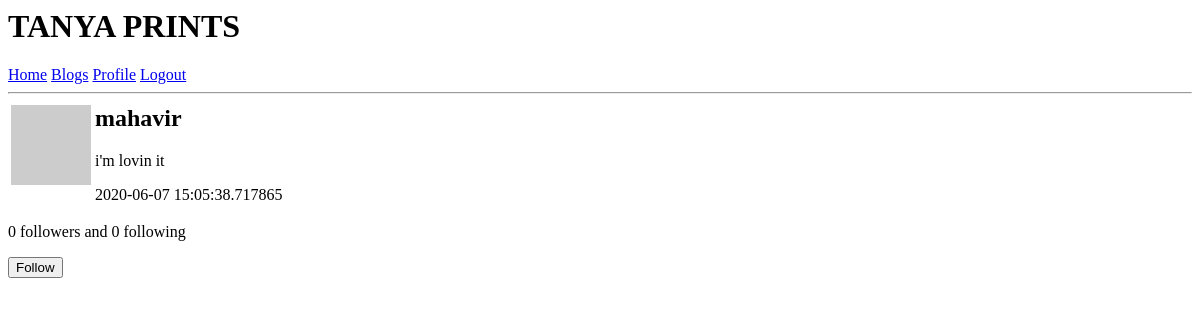
Before: /user/mahavir (signed in) with the older database file.
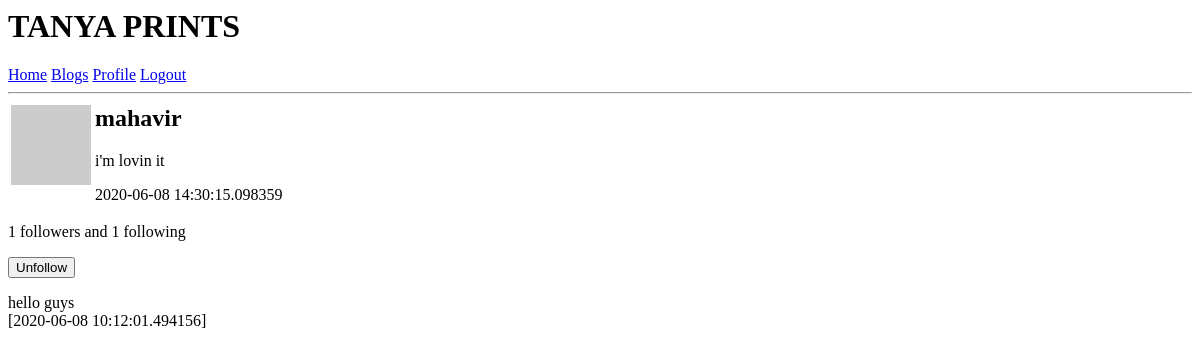
After: the same page with the newer database file.
### app/models.py (models this page shows, shortened)
class User(UserMixin, db.Model):
	id = db.Column(db.Integer, primary_key = True)
	username = db.Column(db.String(32), index = True, unique = True)
	email = db.Column(db.String(64), unique=True)
	password_hash = db.Column(db.String(128))
	about_me = db.Column(db.String(256))
	last_seen = db.Column(db.DateTime, default=datetime.utcnow)
	blogs = db.relationship('Blog', backref='author', lazy='dynamic')
	followed = db.relationship(
				'User', secondary=followers,
				 primaryjoin=(followers.c.follower_id == id),
				 secondaryjoin=(followers.c.followed_id == id),
				 backref=db.backref('followers', lazy='dynamic'),
				 lazy='dynamic')
	def avatar(self, size):
		digest = md5(self.email.lower().encode('utf-8')).hexdigest()
		return 'https://www.gravatar.com/avatar/{}?d=identicon&s={}'.format(digest, size)
	def is_following(self,user):
		return self.followed.filter(followers.c.followed_id == user.id).count()>0

class Blog(db.Model):
	id = db.Column(db.Integer, primary_key = True)
	title = db.Column(db.String(128), unique=True)
	time_stamp = db.Column(db.DateTime, index=True, default=datetime.utcnow)
	body = db.Column(db.String(512))
	user_id = db.Column(db.Integer, db.ForeignKey('user.id'))

### app/routes.py (the view)
@app.route('/user/<username>')
@login_required
def user(username):
		user = User.query.filter_by(username=username).first_or_404()
		posts = user.blogs.order_by(Blog.time_stamp.desc()).all()
		form = FollowForm()
		return render_template('user.html', posts=posts, user=user, form=form)

### app/forms.py
class FollowForm(FlaskForm):
	submit = SubmitField('Submit')

### app/models.py (called while the page is built)
@login.user_loader
def load_user(id):
	return User.query.get(int(id))

### app/routes.py (called while the page is built)
@app.before_request
def before_request():
	if current_user.is_authenticated:
		current_user.last_seen = datetime.utcnow()
		db.session.commit()

### app/templates/user.html (shortened to what this page needs)
{% extends "base.html" %}
{%block content%}
	<table>
		<tr valign='top'>
			<td><img src = {{ user.avatar(50) }}></td>
			<td><h2>{{user.username}}</h2>
			{% if user.about_me %}<p>{{user.about_me}}</p>{% endif %}
			{% if user.last_seen %}<p>{{user.last_seen}}</p>{% endif %}
			</td>
		</tr>
	</table>
	<p>{{user.followers.count()}} followers and {{user.followed.count()}} following </p>
	{%if user==current_user %}
	<p><a href="{{url_for('edit_profile')}}">Edit your Profile</a></p>
	{%elif not current_user.is_following(user)%}
	<p>
		<form action="{{url_for('follow', username=user.username)}}", method='post'>
			{{form.submit(value='Follow')}}
		</form>
	</p>
	{%else%}
	<p>
		<form action="url_for('unfollow', username=user.username)", method='post'>
			{{form.submit(value='Unfollow')}}
		</form>
	</p>
	{%endif%}
	{% for post in posts %}
		<p>{{post.body}}<br>
			[{{post.time_stamp}}]
		</p>
	{% endfor %}
{%endblock%}

### app/templates/base.html (shortened to what this page needs)
<html>
    <head>
    </head>
    <body>
		<h1>TANYA PRINTS</h1>
        <div>
		<a href="{{ url_for('index') }}">Home</a>
		<a href="{{ url_for('blogs')}}">Blogs</a>
		{% if current_user.is_anonymous %}
		<a href="{{ url_for('login') }}">Sign In</a>
		<a href="{{ url_for('register') }}">Register</a>
		{%else%}
		<a href="{{ url_for('user', username=current_user.username)}}">Profile</a>
		<a href="{{ url_for('logout') }}">Logout</a>
		{%endif%}
 		</div>
		<hr>
        {% block content %}{% endblock %}
    </body>
</html>

Changed rows visible on the page:
changed User "mahavir": last_seen "2020-06-07 15:05:38.717865" → "2020-06-08 14:30:15.098359"
added Blog: body "hello guys", time_stamp "2020-06-08 10:12:01.494156"
Other visible differences:
{{ user.followers.count() }}: "0" → "1"
{{ user.followed.count() }}: "0" → "1"
form field submit: (not shown) → "Unfollow"
form field submit: "Follow" → (not shown)
